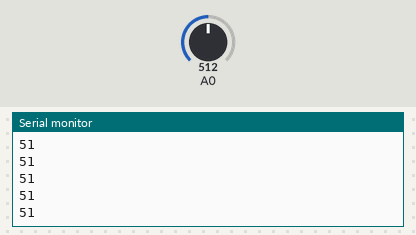
Bench run of a sketch on a simulated Arduino Uno, built with avr-gcc and run on an emulated ATmega328P. On the bench: the last lines printed to the serial monitor. Inputs (shaded band) come from the test bench; at power-on: A0 = 512.

Above: at 1.2 s.
1.3 s: A0 set to 716
At 1.31 s:
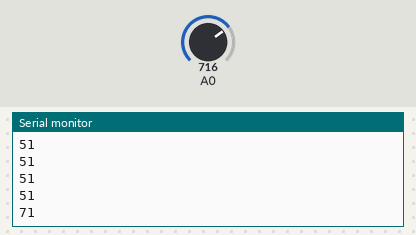
2.8 s: A0 set to 900
At 2.81 s:
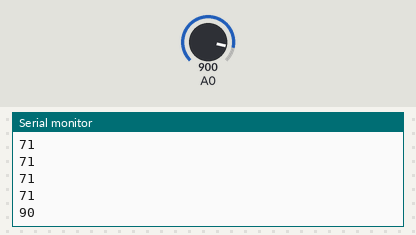
Timing chart, 0 to 5.8 s (numbered marks = the images above; inputs shaded):
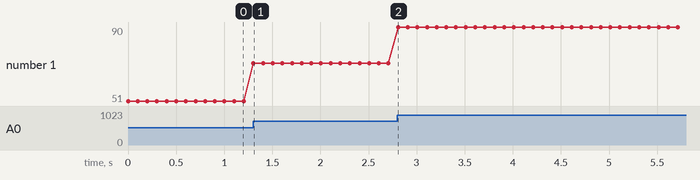

Measured:
- after the input at 1.3 s, the serial monitor: prints a new line at once (image 1)
- after the input at 2.8 s, the serial monitor: prints a new line at once (image 2)
- plotted number 1: 51 → 71 after the input at 1.3 s, 71 → 90 after the input at 2.8 s

The sketch:

heart_beat_sensor.ino
```cpp
void setup() {
  Serial.begin(9600);


}

void loop() {

Serial.println(analogRead(A0)/10);


delay(100);
}
```
